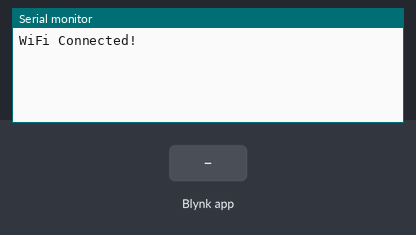
A sketch run on a simulated ESP8266 (NodeMCU). On the bench: the last lines printed to the serial monitor. The inputs (shaded band) are chosen by the test bench. WiFi joins after 1.5 s; servers stay silent unless stated.

Above: at 3.0 s.
3.1 s: Blynk app writes 1 to V1
At 3.6 s:
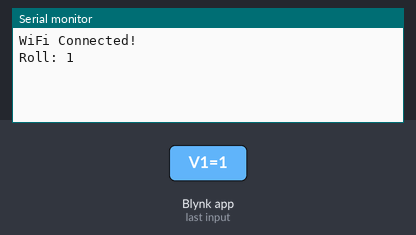
4.6 s: Blynk app writes 1 to V2
At 5.8 s:
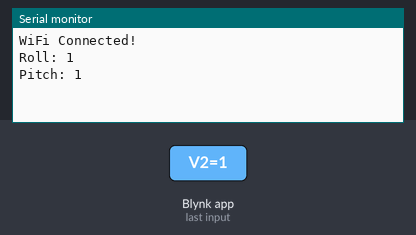
6.1 s: Blynk app writes 1 to V3
At 7.1 s:
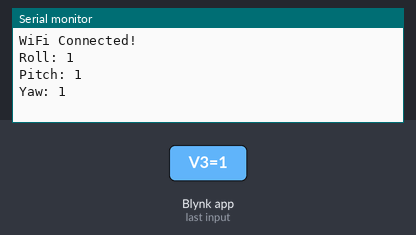
7.6 s: Blynk app writes 1 to V4
At 8.2 s:
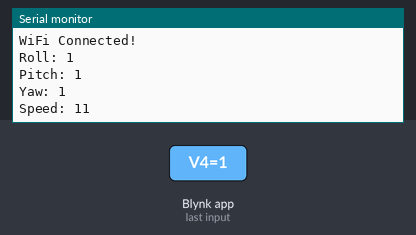

Measured:
- after the input at 3.1 s, the serial monitor: prints a new line at once (image 1)
- after the input at 4.6 s, the serial monitor: prints a new line at once (image 2)
- after the input at 6.1 s, the serial monitor: prints a new line at once (image 3)
- after the input at 7.6 s, the serial monitor: prints a new line at once (image 4)

The sketch:

Drone_control.ino
```cpp
// created by Pradeep

#define BLYNK_TEMPLATE_ID "TMPL3MMYWEOnz"

#define BLYNK_TEMPLATE_NAME "Drone"

#include <ESP8266WiFi.h>

#include <BlynkSimpleEsp8266.h>


char auth[] = "AS_jAbrqnxmtrB5oGYL4t0kDLosPGpVU";
char ssid[] = "ssid";
char pass[] = "password";

int speedValue = 10; // Speed variable

void setup() {
    Serial.begin(115200);
    WiFi.begin(ssid, pass);
    Blynk.begin(auth, ssid, pass);


    while (WiFi.status() != WL_CONNECTED) {
        delay(500);
        Serial.print(".");
    }
    Serial.println("\nWiFi Connected!");
}

void loop() {
    Blynk.run();
}

BLYNK_WRITE(V1) {
    int roll = param.asInt();
    Serial.print("Roll: "); Serial.println(roll);
}
BLYNK_WRITE(V2) {
    int pitch = param.asInt();
    Serial.print("Pitch: "); Serial.println(pitch);
}
BLYNK_WRITE(V3) {
    int yaw = param.asInt();
    Serial.print("Yaw: "); Serial.println(yaw);
}
BLYNK_WRITE(V4) {
    int increment = param.asInt();
    speedValue += increment; // Increase speed
    Serial.print("Speed: "); Serial.println(speedValue);
}
```
